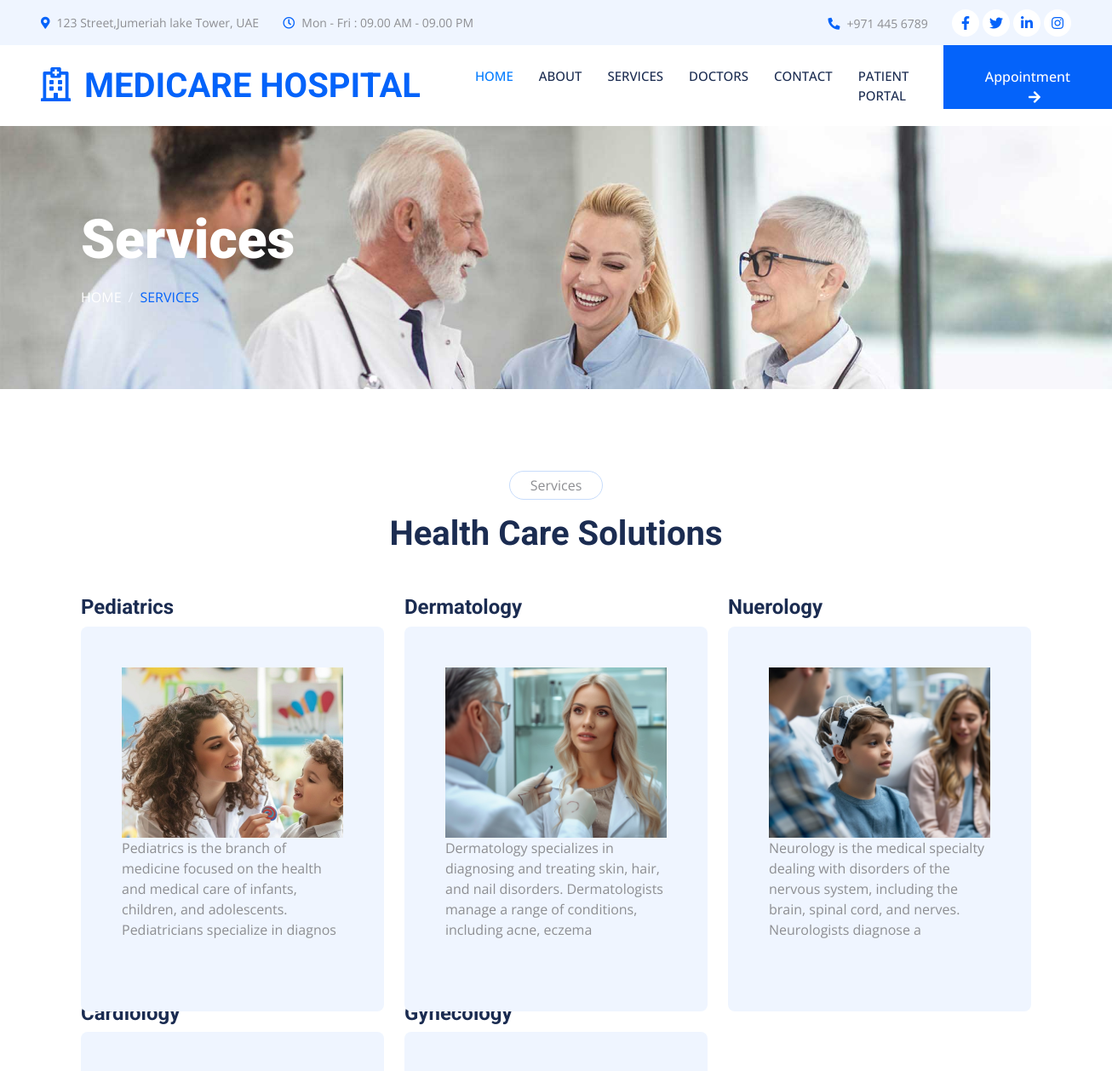
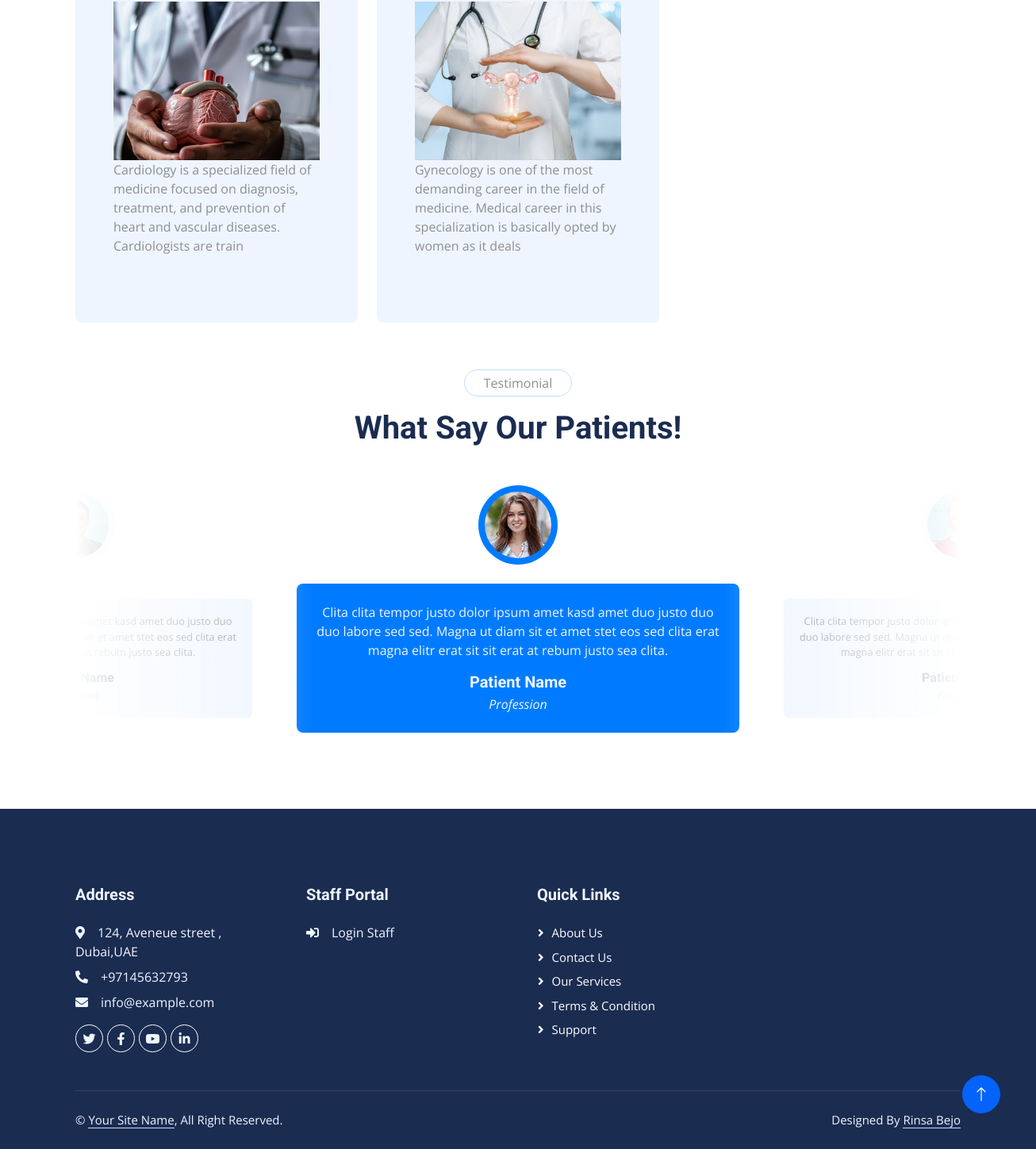
Page /services/ on the committed database (2 pictures, top to bottom).
### hosp_staff/models.py (models this page shows, shortened)
class Department(models.Model):
    name = models.CharField(max_length=255, unique=True)
    description = models.TextField(blank=True, null=True)
    dep_image = models.ImageField(upload_to='departments', blank=True, null=True)
    status = models.BooleanField(default=True)  # True for Active, False for Inactive

class CompanyLocation(models.Model):
    company_name = models.CharField(max_length=255)
    address = models.TextField()
    city = models.CharField(max_length=100)
    state = models.CharField(max_length=100)
    zip_code = models.CharField(max_length=20)
    country = models.CharField(max_length=100)
    phone_number = models.CharField(max_length=20, blank=True, null=True)
    created_at = models.DateTimeField(auto_now_add=True)
    updated_at = models.DateTimeField(auto_now=True)

### hosp_visitor/views.py (the view)
# urls.py: path('services/',services,name='services'),
def services(request):
    dep = Department.objects.all()
    loc = CompanyLocation.objects.all()
    doc = Doctor.objects.all()
    context = {
        'dep': dep,
        'doc': doc,
        'loc': loc,
    }
    return render(request,'hosp_visitor/service.html',context)

### hosp_visitor/templates/hosp_visitor/service.html (shortened to what this page needs)
{% extends 'hosp_visitor/base.html' %}
{% load static %}
{% block content %}
    <div class="container-fluid page-header py-5 mb-5 wow fadeIn" data-wow-delay="0.1s">
        <div class="container py-5">
            <h1 class="display-3 text-white mb-3 animated slideInDown">Services</h1>
            <nav aria-label="breadcrumb animated slideInDown">
                <ol class="breadcrumb text-uppercase mb-0">
                    <li class="breadcrumb-item"><a class="text-white" href="{% url 'home'%}">Home</a></li>
                    <li class="breadcrumb-item text-primary active" aria-current="page">Services</li>
                </ol>
            </nav>
        </div>
    </div>
    <div class="container-xxl py-5">
        <div class="container">
            <div class="text-center mx-auto mb-5 wow fadeInUp" data-wow-delay="0.1s" style="max-width: 600px;">
                <p class="d-inline-block border rounded-pill py-1 px-4">Services</p>
                <h1>Health Care Solutions</h1>
            </div>
            <div class="row g-4">
                {% for dept in dep %}
                <div class="col-lg-4 col-md-6 wow fadeInUp" data-wow-delay="{{ forloop.counter0|floatformat:1 }}s">
                    <h4>{{ dept.name }}</h4>
                    <div class="service-item bg-light rounded h-100 p-5 d-flex flex-column" style="height: 400px; position: relative;">
                        <div class="image-container" style="height: 200px; overflow: hidden;">
                            <div class="bg-image" style="background-image: url('{{ dept.dep_image.url }}'); height: 100%; background-size: cover; background-position: center;"></div>
                        </div>
                        <div style="flex-grow: 1; display: flex; flex-direction: column; justify-content: space-between;">
                            {{ dept.description|slice:":150" }}
                        </div>
                    </div>
                </div>
                {% endfor %}
            </div>
        </div>
    </div>
    <div class="container-xxl py-5">
        <div class="container">
            <div class="text-center mx-auto mb-5 wow fadeInUp" data-wow-delay="0.1s" style="max-width: 600px;">
                <p class="d-inline-block border rounded-pill py-1 px-4">Testimonial</p>
                <h1>What Say Our Patients!</h1>
            </div>
            <div class="owl-carousel testimonial-carousel wow fadeInUp" data-wow-delay="0.1s">
                <div class="testimonial-item text-center">
                    <img class="img-fluid bg-light rounded-circle p-2 mx-auto mb-4" src="{% static 'img/testimonial-1.jpg' %}" style="width: 100px; height: 100px;">
                    <div class="testimonial-text rounded text-center p-4">
                        <p>Clita clita tempor justo dolor ipsum amet kasd amet duo justo duo duo labore sed sed. Magna ut diam sit et amet stet eos sed clita erat magna elitr erat sit sit erat at rebum justo sea clita.</p>
                        <h5 class="mb-1">Patient Name</h5>
                        <span class="fst-italic">Profession</span>
                    </div>
                </div>
                <div class="testimonial-item text-center">
                    <img class="img-fluid bg-light rounded-circle p-2 mx-auto mb-4" src="{% static 'img/testimonial-2.jpg' %}" style="width: 100px; height: 100px;">
                    <div class="testimonial-text rounded text-center p-4">
                        <p>Clita clita tempor justo dolor ipsum amet kasd amet duo justo duo duo labore sed sed. Magna ut diam sit et amet stet eos sed clita erat magna elitr erat sit sit erat at rebum justo sea clita.</p>
                        <h5 class="mb-1">Patient Name</h5>
                        <span class="fst-italic">Profession</span>
                    </div>
                </div>
                <div class="testimonial-item text-center">
                    <img class="img-fluid bg-light rounded-circle p-2 mx-auto mb-4" src="{% static 'img/testimonial-3.jpg' %}" style="width: 100px; height: 100px;">
                    <div class="testimonial-text rounded text-center p-4">
                        <p>Clita clita tempor justo dolor ipsum amet kasd amet duo justo duo duo labore sed sed. Magna ut diam sit et amet stet eos sed clita erat magna elitr erat sit sit erat at rebum justo sea clita.</p>
                        <h5 class="mb-1">Patient Name</h5>
                        <span class="fst-italic">Profession</span>
                    </div>
                </div>
            </div>
        </div>
    </div>
    <div class="container-fluid bg-dark text-light footer mt-5 pt-5 wow fadeIn" data-wow-delay="0.1s">
        <div class="container py-5">
            <div class="row g-5">
                <div class="col-lg-3 col-md-6">
                    <h5 class="text-light mb-4">Address</h5>
                    {% for loca in loc %}
                    <p class="mb-2"><i class="fa fa-map-marker-alt me-3"></i>{{ loca.address}} , {{loca.state }},{{ loca.country }}</p>
                    <p class="mb-2"><i class="fa fa-phone-alt me-3"></i>{{ loca.phone_number }}</p>
                    <p class="mb-2"><i class="fa fa-envelope me-3"></i>info@example.com</p>
                    {% endfor %}
                    <div class="d-flex pt-2">
                        <a class="btn btn-outline-light btn-social rounded-circle" href=""><i class="fab fa-twitter"></i></a>
                        <a class="btn btn-outline-light btn-social rounded-circle" href=""><i class="fab fa-facebook-f"></i></a>
                        <a class="btn btn-outline-light btn-social rounded-circle" href=""><i class="fab fa-youtube"></i></a>
                        <a class="btn btn-outline-light btn-social rounded-circle" href=""><i class="fab fa-linkedin-in"></i></a>
                    </div>
                </div>
                <div class="col-lg-3 col-md-6">
                    <h5 class="text-light mb-4">Staff Portal</h5>
                    <p class="mb-2"><a class="text-light" href="{% url 'staff_login' %}"><i class="fa fa-sign-in-alt me-3"></i>Login Staff</a></p>
                </div>
                <div class="col-lg-3 col-md-6">
                    <h5 class="text-light mb-4">Quick Links</h5>
                    <a class="btn btn-link" href="{% url 'about' %}">About Us</a>
                    <a class="btn btn-link" href="{% url 'contact' %}">Contact Us</a>
                    <a class="btn btn-link" href="{% url 'services' %}">Our Services</a>
                    <a class="btn btn-link" href="">Terms & Condition</a>
                    <a class="btn btn-link" href="">Support</a>
                </div>
            </div>
        </div>
        <div class="container">
            <div class="copyright">
                <div class="row">
                    <div class="col-md-6 text-center text-md-start mb-3 mb-md-0">
                        &copy; <a class="border-bottom" href="#">Your Site Name</a>, All Right Reserved.
                    </div>
                    <div class="col-md-6 text-center text-md-end">
                        Designed By <a class="border-bottom" href="https://htmlcodex.com">Rinsa Bejo</a>
                    </div>
                </div>
            </div>
        </div>
    </div>
{% endblock %}

### hosp_visitor/templates/hosp_visitor/base.html (shortened to what this page needs)
{% load static %}
<!DOCTYPE html>
<html lang="en">
<head>
    <link href="https://cdnjs.cloudflare.com/ajax/libs/font-awesome/5.10.0/css/all.min.css" rel="stylesheet">
    <link href="https://cdn.jsdelivr.net/npm/bootstrap-icons@1.4.1/font/bootstrap-icons.css" rel="stylesheet">
    <link href="{% static 'lib/animate/animate.min.css' %}" rel="stylesheet">
    <link href="{% static 'lib/owlcarousel/assets/owl.carousel.min.css' %}" rel="stylesheet">
    <link href="{% static 'lib/tempusdominus/css/tempusdominus-bootstrap-4.min.css' %}" rel="stylesheet" />
    <link href="{% static 'css/bootstrap.min.css' %}" rel="stylesheet">
    <link href="{% static 'css/style.css' %}" rel="stylesheet">
</head>
<body>
    <div class="container-fluid bg-light p-0 wow fadeIn" data-wow-delay="0.1s">
        <div class="row gx-0 d-none d-lg-flex">
            <div class="col-lg-7 px-5 text-start">
                <div class="h-100 d-inline-flex align-items-center py-3 me-4">
                    <small class="fa fa-map-marker-alt text-primary me-2"></small>
                    <small>123 Street,Jumeriah lake Tower, UAE</small>
                </div>
                <div class="h-100 d-inline-flex align-items-center py-3">
                    <small class="far fa-clock text-primary me-2"></small>
                    <small>Mon - Fri : 09.00 AM - 09.00 PM</small>
                </div>
            </div>
            <div class="col-lg-5 px-5 text-end">
                <div class="h-100 d-inline-flex align-items-center py-3 me-4">
                    <small class="fa fa-phone-alt text-primary me-2"></small>
                    <small>+971 445 6789</small>
                </div>
                <div class="h-100 d-inline-flex align-items-center">
                    <a class="btn btn-sm-square rounded-circle bg-white text-primary me-1" href=""><i class="fab fa-facebook-f"></i></a>
                    <a class="btn btn-sm-square rounded-circle bg-white text-primary me-1" href=""><i class="fab fa-twitter"></i></a>
                    <a class="btn btn-sm-square rounded-circle bg-white text-primary me-1" href=""><i class="fab fa-linkedin-in"></i></a>
                    <a class="btn btn-sm-square rounded-circle bg-white text-primary me-0" href=""><i class="fab fa-instagram"></i></a>
                </div>
            </div>
        </div>
    </div>
    <nav class="navbar navbar-expand-lg bg-white navbar-light sticky-top p-0 wow fadeIn" data-wow-delay="0.1s">
        <a href="{% url 'home' %}" class="navbar-brand d-flex align-items-center px-4 px-lg-5">
            <h1 class="m-0 text-primary"><i class="far fa-hospital me-3"></i>MEDICARE HOSPITAL</h1>
        </a>
        <div class="collapse navbar-collapse" id="navbarCollapse">
            <div class="navbar-nav ms-auto p-4 p-lg-0">
                <a href="{% url 'home' %}" class="nav-item nav-link active">Home</a>
                <a href="{% url 'about' %}" class="nav-item nav-link">About</a>
                <a href="{% url 'services' %}" class="nav-item nav-link">Services</a>
                <a href="{% url 'doctors' %}" class="nav-item nav-link">Doctors</a>
                <a href="{% url 'contact' %}" class="nav-item nav-link">Contact</a>
                <a href="{% url 'login_patient' %}" class="nav-item nav-link">Patient Portal</a>
                <a href="{% url 'login_patient' %}" class="btn btn-primary rounded-0 py-4 px-lg-5 d-none d-lg-block">Appointment<i class="fa fa-arrow-right ms-3"></i></a>
            </div>
        </div>
    </nav>
{% block content %}
{% endblock %}
    <a href="#" class="btn btn-lg btn-primary btn-lg-square rounded-circle back-to-top"><i class="bi bi-arrow-up"></i></a>
</body>
</html>

### hosp_visitor/static/css/style.css (style rules this page uses)
:root { --primary: #0463FA; --light: #EFF5FF; --dark: #1B2C51; }
.back-to-top { position: fixed; display: none; right: 45px; bottom: 45px; z-index: 99; }
.btn { font-weight: 500; transition: .5s; }
.btn.btn-primary, .btn.btn-secondary { color: #FFFFFF; }
.btn-sm-square { width: 32px; height: 32px; }
.btn-lg-square { width: 48px; height: 48px; }
.btn-square, .btn-sm-square, .btn-lg-square { padding: 0; display: flex; align-items: center; justify-content: center; font-weight: normal; }
.navbar .navbar-nav .nav-link { margin-right: 30px; padding: 25px 0; color: #FFFFFF; font-size: 15px; font-weight: 500; text-transform: uppercase; outline: none; }
.navbar .navbar-nav .nav-link:hover, .navbar .navbar-nav .nav-link.active { color: var(--primary); }
.navbar .navbar-brand, .navbar a.btn { height: 75px; }
.navbar .navbar-nav .nav-link { color: var(--dark); font-weight: 500; }
.navbar.sticky-top { top: -100px; transition: .5s; }
.page-header { background: url(../img/header-page.jpg) top center no-repeat; background-size: cover; text-shadow: 0 0 30px rgba(0, 0, 0, .1); }
.breadcrumb-item + .breadcrumb-item::before { color: var(--light); }
.service-item { transition: .5s; }
:root { --primary: #007bff; }
.testimonial-carousel::before { position: absolute; content: ""; top: 0; left: 0; height: 100%; width: 0; background: linear-gradient(to right, rgba(255, 255, 255, 1) 0%, rgba(255, 255, 255, 0) 100%); z-index: 1; }
.testimonial-carousel::after { position: absolute; content: ""; top: 0; right: 0; height: 100%; width: 0; background: linear-gradient(to left, rgba(255, 255, 255, 1) 0%, rgba(255, 255, 255, 0) 100%); z-index: 1; }
@media (min-width: 768px) { .testimonial-carousel::before, .testimonial-carousel::after { width: 200px; } }
@media (min-width: 992px) { .testimonial-carousel::before, .testimonial-carousel::after { width: 300px; } }
.testimonial-carousel .owl-item .testimonial-text { background: var(--light); transform: scale(.8); transition: .5s; }
.testimonial-carousel .owl-item.center .testimonial-text { background: var(--primary); transform: scale(1); }
.testimonial-carousel .owl-item .testimonial-text *, .testimonial-carousel .owl-item .testimonial-item img { transition: .5s; }
.testimonial-carousel .owl-item.center .testimonial-text * { color: var(--light) !important; }
.testimonial-carousel .owl-item.center .testimonial-item img { background: var(--primary) !important; }
.footer .btn.btn-social { margin-right: 5px; width: 35px; height: 35px; display: flex; align-items: center; justify-content: center; color: var(--light); border: 1px solid #FFFFFF; transition: .3s; }
.footer .btn.btn-link { display: block; margin-bottom: 5px; padding: 0; text-align: left; color: #FFFFFF; font-size: 15px; font-weight: normal; text-transform: capitalize; transition: .3s; }
.footer .btn.btn-link::before { position: relative; content: "\f105"; font-family: "Font Awesome 5 Free"; font-weight: 900; margin-right: 10px; }
.footer .copyright { padding: 25px 0; font-size: 15px; border-top: 1px solid rgba(256, 256, 256, .1); }
.footer .copyright a { color: var(--light); }

### rows in the picture
Department: name "Pediatrics", dep_image (picture), description "Pediatrics is the branch of medicine focused on the health and medical care of infants, children, and adolescents. Pediatricians specialize in diagnos"
Department: name "Dermatology", dep_image (picture), description "Dermatology specializes in diagnosing and treating skin, hair, and nail disorders. Dermatologists manage a range of conditions, including acne, eczema"
Department: name "Nuerology", dep_image (picture), description "Neurology is the medical specialty dealing with disorders of the nervous system, including the brain, spinal cord, and nerves. Neurologists diagnose a"
Department: name "Cardiology", dep_image (picture), description "Cardiology is a specialized field of medicine focused on diagnosis, treatment, and prevention of heart and vascular diseases. Cardiologists are train"
Department: name "Gynecology", dep_image (picture), description "Gynecology is one of the most demanding career in the field of medicine. Medical career in this specialization is basically opted by women as it deals"
CompanyLocation: address "124, Aveneue street", state "Dubai", country "UAE", phone_number "+97145632793"
